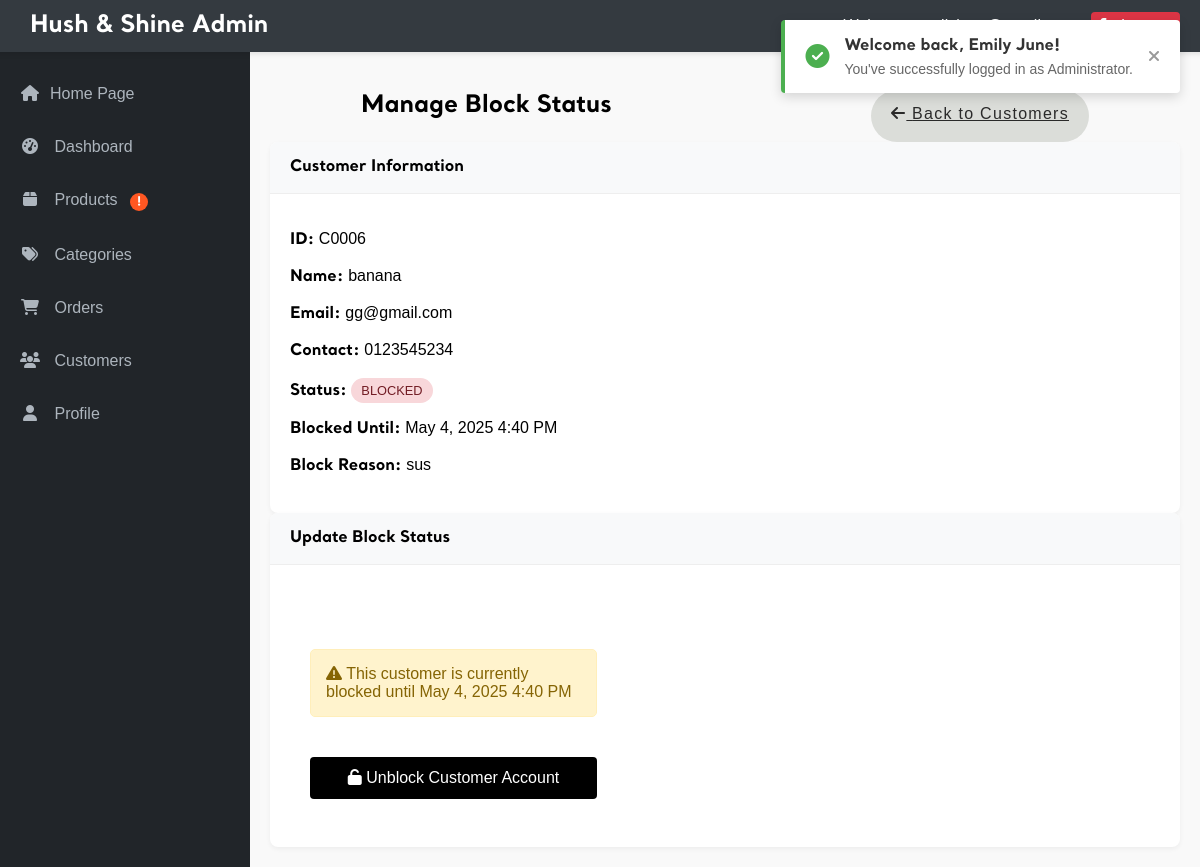
/admin/view_customer.php?id=C0006 (signed in), run on an earlier commit of the app's database.
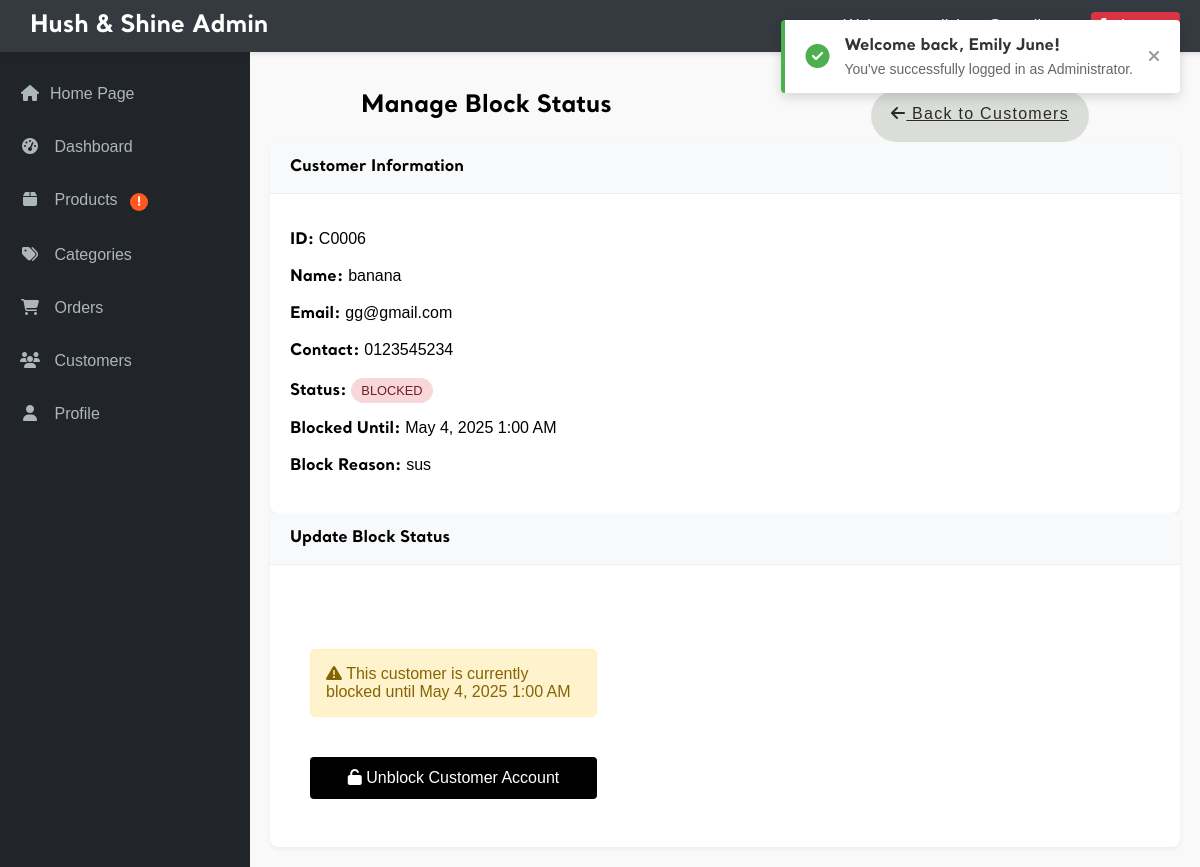
And on a later commit of the database.
### tables this page shows
CREATE TABLE `customer` (
  `cust_id` char(5) NOT NULL,
  `cust_name` varchar(50) NOT NULL,
  `cust_contact` varchar(13) NOT NULL,
  `cust_email` varchar(50) NOT NULL,
  `cust_gender` char(1) NOT NULL,
  `cust_password` varchar(100) NOT NULL,
  `cust_photo` varchar(100) NOT NULL,
  `status` enum('active','blocked') DEFAULT 'active',
  `blocked_until` datetime DEFAULT NULL,
  `block_reason` varchar(255) DEFAULT NULL
);

### admin/view_customer.php (the view, shortened to what this page needs)
<?php
require_once '../_base.php';
include '../_head.php';
$customer_id = $_GET['id'] ?? '';
$errors = [];
$customer = [];
if (!empty($customer_id)) {
    try {
        $stmt = $_db->prepare("SELECT * FROM customer WHERE cust_id = ?");
        $stmt->execute([$customer_id]);
        $customer = $stmt->fetch(PDO::FETCH_ASSOC);
    } catch (PDOException $e) {
        $errors[] = "Database error: " . $e->getMessage();
    }
}
?>
<main class="admin-main">
    <div class="admin-title">
        <h2><?= $customer['status'] === 'blocked' ? 'Manage Block Status' : 'Block Customer Account' ?></h2>
        <a href="admin_customer.php" class="category-btn"><i class="fas fa-arrow-left"></i> Back to Customers</a>
    </div>
    <?php if (!empty($customer)): ?>
        <div class="card">
            <div class="card-header">
                <h3>Customer Information</h3>
            </div>
            <div class="card-body">
                <div class="customer-info">
                    <p><strong>ID:</strong> <?= htmlspecialchars($customer['cust_id']) ?></p>
                    <p><strong>Name:</strong> <?= htmlspecialchars($customer['cust_name']) ?></p>
                    <p><strong>Email:</strong> <?= htmlspecialchars($customer['cust_email']) ?></p>
                    <p><strong>Contact:</strong> <?= htmlspecialchars($customer['cust_contact']) ?></p>
                    <p><strong>Status:</strong>
                        <span class="status-badge <?= $customer['status'] === 'blocked' ? 'blocked' : 'active' ?>">
                            <?= ucfirst(htmlspecialchars($customer['status'] ?? 'active')) ?>
                        </span>
                    </p>
                    <?php if ($customer['status'] === 'blocked' && !empty($customer['blocked_until'])): ?>
                        <p><strong>Blocked Until:</strong> <?= date('F j, Y g:i A', strtotime($customer['blocked_until'])) ?></p>
                        <p><strong>Block Reason:</strong> <?= htmlspecialchars($customer['block_reason'] ?? 'N/A') ?></p>
                    <?php endif; ?>
                </div>
            </div>
        </div>
        <div class="card mt-4">
            <div class="card-header">
                <h3><?= $customer['status'] === 'blocked' ? 'Update Block Status' : 'Block Account' ?></h3>
            </div>
            <div class="card-body">
                <form method="post" action="">
                    <?php if ($customer['status'] === 'blocked'): ?>
                        <div class="form-group">
                            <p class="alert alert-warning">
                                <i class="fas fa-exclamation-triangle"></i>
                                This customer is currently blocked until <?= date('F j, Y g:i A', strtotime($customer['blocked_until'])) ?>
                            </p>
                            <button style="width:100%" type="submit" name="submit_block" class="admin-submit-btn">
                                <i class="fas fa-unlock"></i> Unblock Customer Account
                            </button>
                        </div>
                    <?php endif; ?>
                </form>
            </div>
        </div>
    <?php else: ?>
        <div class="error-container">
            <p>No customer found with the provided ID.</p>
        </div>
    <?php endif; ?>
</main>

What changed in the data, as far as the page shows it:
changed customer "banana": blocked_until "May 4, 2025 4:40 PM" → "May 4, 2025 1:00 AM"
